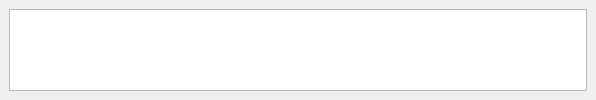
<?xml version="1.0" encoding="UTF-8"?>
<ui version="4.0">
 <class>StatusField</class>
 <widget class="QDockWidget" name="StatusField">
  <property name="geometry">
   <rect>
    <x>0</x>
    <y>0</y>
    <width>596</width>
    <height>100</height>
   </rect>
  </property>
  <property name="minimumSize">
   <size>
    <width>89</width>
    <height>100</height>
   </size>
  </property>
  <property name="windowTitle">
   <string>Status</string>
  </property>
  <widget class="QWidget" name="dockWidgetContents">
   <layout class="QVBoxLayout" name="verticalLayout">
    <item>
     <widget class="TableWidget" name="tableWidget">
      <property name="sizePolicy">
       <sizepolicy hsizetype="Expanding" vsizetype="Ignored">
        <horstretch>0</horstretch>
        <verstretch>0</verstretch>
       </sizepolicy>
      </property>
      <property name="minimumSize">
       <size>
        <width>0</width>
        <height>60</height>
       </size>
      </property>
      <property name="contextMenuPolicy">
       <enum>Qt::CustomContextMenu</enum>
      </property>
      <property name="editTriggers">
       <set>QAbstractItemView::NoEditTriggers</set>
      </property>
      <property name="alternatingRowColors">
       <bool>true</bool>
      </property>
      <property name="selectionBehavior">
       <enum>QAbstractItemView::SelectRows</enum>
      </property>
      <property name="verticalScrollMode">
       <enum>QAbstractItemView::ScrollPerPixel</enum>
      </property>
      <property name="horizontalScrollMode">
       <enum>QAbstractItemView::ScrollPerPixel</enum>
      </property>
      <property name="showGrid">
       <bool>false</bool>
      </property>
      <property name="gridStyle">
       <enum>Qt::NoPen</enum>
      </property>
      <property name="columnCount">
       <number>3</number>
      </property>
      <attribute name="horizontalHeaderVisible">
       <bool>false</bool>
      </attribute>
      <attribute name="horizontalHeaderDefaultSectionSize">
       <number>24</number>
      </attribute>
      <attribute name="horizontalHeaderStretchLastSection">
       <bool>true</bool>
      </attribute>
      <attribute name="verticalHeaderVisible">
       <bool>false</bool>
      </attribute>
      <attribute name="verticalHeaderDefaultSectionSize">
       <number>18</number>
      </attribute>
      <column/>
      <column/>
      <column/>
     </widget>
    </item>
   </layout>
  </widget>
 </widget>
 <customwidgets>
  <customwidget>
   <class>TableWidget</class>
   <extends>QTableWidget</extends>
   <header>common/tablewidget.h</header>
  </customwidget>
 </customwidgets>
 <resources/>
 <connections/>
</ui>
